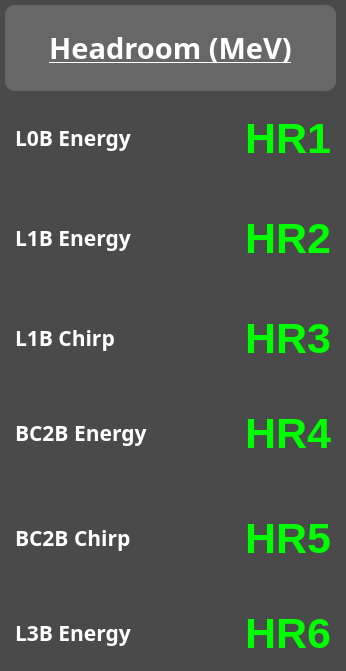
   <widget class="QWidget" name="widget" native="true">
    <property name="geometry">
     <rect>
      <x>1030</x>
      <y>440</y>
      <width>346</width>
      <height>671</height>
     </rect>
    </property>
    <property name="styleSheet">
     <string notr="true">background-color: rgb(74, 74, 74); border-radius:10px;</string>
    </property>
    <widget class="PyDMLabel" name="b_setpoint_2">
     <property name="enabled">
      <bool>true</bool>
     </property>
     <property name="geometry">
      <rect>
       <x>5</x>
       <y>5</y>
       <width>331</width>
       <height>86</height>
      </rect>
     </property>
     <property name="font">
      <font>
       <family>Sans Serif</family>
       <pointsize>22</pointsize>
       <weight>75</weight>
       <italic>false</italic>
       <bold>true</bold>
       <underline>true</underline>
      </font>
     </property>
     <property name="toolTip">
      <string/>
     </property>
     <property name="styleSheet">
      <string notr="true">color:white;
background-color: rgb(103, 103, 103); border-radius:10px;</string>
     </property>
     <property name="text">
      <string>Headroom (MeV)</string>
     </property>
     <property name="alignment">
      <set>Qt::AlignCenter</set>
     </property>
    </widget>
    <widget class="PyDMLabel" name="a_Charge1_2">
     <property name="enabled">
      <bool>true</bool>
     </property>
     <property name="geometry">
      <rect>
       <x>15</x>
       <y>125</y>
       <width>136</width>
       <height>26</height>
      </rect>
     </property>
     <property name="font">
      <font>
       <family>Sans Serif</family>
       <pointsize>16</pointsize>
       <weight>75</weight>
       <italic>false</italic>
       <bold>true</bold>
      </font>
     </property>
     <property name="toolTip">
      <string/>
     </property>
     <property name="styleSheet">
      <string notr="true">color:white;</string>
     </property>
     <property name="text">
      <string>L0B Energy</string>
     </property>
    </widget>
    <widget class="PyDMLabel" name="a_Charge1_3">
     <property name="enabled">
      <bool>true</bool>
     </property>
     <property name="geometry">
      <rect>
       <x>15</x>
       <y>225</y>
       <width>136</width>
       <height>26</height>
      </rect>
     </property>
     <property name="font">
      <font>
       <family>Sans Serif</family>
       <pointsize>16</pointsize>
       <weight>75</weight>
       <italic>false</italic>
       <bold>true</bold>
      </font>
     </property>
     <property name="toolTip">
      <string/>
     </property>
     <property name="styleSheet">
      <string notr="true">color:white;</string>
     </property>
     <property name="text">
      <string>L1B Energy</string>
     </property>
    </widget>
    <widget class="PyDMLabel" name="a_Charge1_4">
     <property name="enabled">
      <bool>true</bool>
     </property>
     <property name="geometry">
      <rect>
       <x>15</x>
       <y>325</y>
       <width>116</width>
       <height>26</height>
      </rect>
     </property>
     <property name="font">
      <font>
       <family>Sans Serif</family>
       <pointsize>16</pointsize>
       <weight>75</weight>
       <italic>false</italic>
       <bold>true</bold>
      </font>
     </property>
     <property name="toolTip">
      <string/>
     </property>
     <property name="styleSheet">
      <string notr="true">color:white;</string>
     </property>
     <property name="text">
      <string>L1B Chirp</string>
     </property>
    </widget>
    <widget class="PyDMLabel" name="a_Charge1_5">
     <property name="enabled">
      <bool>true</bool>
     </property>
     <property name="geometry">
      <rect>
       <x>15</x>
       <y>420</y>
       <width>151</width>
       <height>26</height>
      </rect>
     </property>
     <property name="font">
      <font>
       <family>Sans Serif</family>
       <pointsize>16</pointsize>
       <weight>75</weight>
       <italic>false</italic>
       <bold>true</bold>
      </font>
     </property>
     <property name="toolTip">
      <string/>
     </property>
     <property name="styleSheet">
      <string notr="true">color:white;</string>
     </property>
     <property name="text">
      <string>BC2B Energy</string>
     </property>
    </widget>
    <widget class="PyDMLabel" name="a_Charge1_6">
     <property name="enabled">
      <bool>true</bool>
     </property>
     <property name="geometry">
      <rect>
       <x>15</x>
       <y>525</y>
       <width>136</width>
       <height>26</height>
      </rect>
     </property>
     <property name="font">
      <font>
       <family>Sans Serif</family>
       <pointsize>16</pointsize>
       <weight>75</weight>
       <italic>false</italic>
       <bold>true</bold>
      </font>
     </property>
     <property name="toolTip">
      <string/>
     </property>
     <property name="styleSheet">
      <string notr="true">color:white;</string>
     </property>
     <property name="text">
      <string>BC2B Chirp</string>
     </property>
    </widget>
    <widget class="PyDMLabel" name="a_Charge1_7">
     <property name="enabled">
      <bool>true</bool>
     </property>
     <property name="geometry">
      <rect>
       <x>15</x>
       <y>620</y>
       <width>141</width>
       <height>26</height>
      </rect>
     </property>
     <property name="font">
      <font>
       <family>Sans Serif</family>
       <pointsize>16</pointsize>
       <weight>75</weight>
       <italic>false</italic>
       <bold>true</bold>
      </font>
     </property>
     <property name="toolTip">
      <string/>
     </property>
     <property name="styleSheet">
      <string notr="true">color:white;</string>
     </property>
     <property name="text">
      <string>L3B Energy</string>
     </property>
    </widget>
    <widget class="PyDMLabel" name="c_CSP1_3">
     <property name="geometry">
      <rect>
       <x>160</x>
       <y>120</y>
       <width>171</width>
       <height>36</height>
      </rect>
     </property>
     <property name="font">
      <font>
       <pointsize>32</pointsize>
       <weight>75</weight>
       <bold>true</bold>
      </font>
     </property>
     <property name="toolTip">
      <string/>
     </property>
     <property name="styleSheet">
      <string notr="true">color:rgb(0, 255, 0);</string>
     </property>
     <property name="text">
      <string>HR1</string>
     </property>
     <property name="alignment">
      <set>Qt::AlignRight|Qt::AlignTrailing|Qt::AlignVCenter</set>
     </property>
     <property name="precision" stdset="0">
      <number>2</number>
     </property>
     <property name="precisionFromPV" stdset="0">
      <bool>false</bool>
     </property>
     <property name="alarmSensitiveContent" stdset="0">
      <bool>true</bool>
     </property>
     <property name="channel" stdset="0">
      <string>ACCL:L0B:0100:AL:EHEADRM</string>
     </property>
    </widget>
    <widget class="PyDMLabel" name="c_CSP1_4">
     <property name="geometry">
      <rect>
       <x>165</x>
       <y>220</y>
       <width>166</width>
       <height>36</height>
      </rect>
     </property>
     <property name="font">
      <font>
       <pointsize>32</pointsize>
       <weight>75</weight>
       <bold>true</bold>
      </font>
     </property>
     <property name="toolTip">
      <string/>
     </property>
     <property name="styleSheet">
      <string notr="true">color:rgb(0, 255, 0);</string>
     </property>
     <property name="text">
      <string>HR2</string>
     </property>
     <property name="alignment">
      <set>Qt::AlignRight|Qt::AlignTrailing|Qt::AlignVCenter</set>
     </property>
     <property name="precision" stdset="0">
      <number>2</number>
     </property>
     <property name="precisionFromPV" stdset="0">
      <bool>false</bool>
     </property>
     <property name="alarmSensitiveContent" stdset="0">
      <bool>true</bool>
     </property>
     <property name="channel" stdset="0">
      <string>ACCL:L1B:0200:AL:EHEADRM</string>
     </property>
    </widget>
    <widget class="PyDMLabel" name="c_CSP1_5">
     <property name="geometry">
      <rect>
       <x>165</x>
       <y>320</y>
       <width>166</width>
       <height>36</height>
      </rect>
     </property>
     <property name="font">
      <font>
       <pointsize>32</pointsize>
       <weight>75</weight>
       <bold>true</bold>
      </font>
     </property>
     <property name="toolTip">
      <string/>
     </property>
     <property name="styleSheet">
      <string notr="true">color:rgb(0, 255, 0);</string>
     </property>
     <property name="text">
      <string>HR3</string>
     </property>
     <property name="alignment">
      <set>Qt::AlignRight|Qt::AlignTrailing|Qt::AlignVCenter</set>
     </property>
     <property name="precision" stdset="0">
      <number>2</number>
     </property>
     <property name="precisionFromPV" stdset="0">
      <bool>false</bool>
     </property>
     <property name="alarmSensitiveContent" stdset="0">
      <bool>true</bool>
     </property>
     <property name="channel" stdset="0">
      <string>ACCL:L1B:0200:AL:CHEADRM</string>
     </property>
    </widget>
    <widget class="PyDMLabel" name="c_CSP1_6">
     <property name="geometry">
      <rect>
       <x>175</x>
       <y>415</y>
       <width>156</width>
       <height>36</height>
      </rect>
     </property>
     <property name="font">
      <font>
       <pointsize>32</pointsize>
       <weight>75</weight>
       <bold>true</bold>
      </font>
     </property>
     <property name="toolTip">
      <string/>
     </property>
     <property name="styleSheet">
      <string notr="true">color:rgb(0, 255, 0);</string>
     </property>
     <property name="text">
      <string>HR4</string>
     </property>
     <property name="alignment">
      <set>Qt::AlignRight|Qt::AlignTrailing|Qt::AlignVCenter</set>
     </property>
     <property name="precision" stdset="0">
      <number>2</number>
     </property>
     <property name="precisionFromPV" stdset="0">
      <bool>false</bool>
     </property>
     <property name="alarmSensitiveContent" stdset="0">
      <bool>true</bool>
     </property>
     <property name="channel" stdset="0">
      <string>ACCL:L2B:0400:AL:EHEADRM</string>
     </property>
    </widget>
    <widget class="PyDMLabel" name="c_CSP1_7">
     <property name="geometry">
      <rect>
       <x>155</x>
       <y>520</y>
       <width>176</width>
       <height>36</height>
      </rect>
     </property>
     <property name="font">
      <font>
       <pointsize>32</pointsize>
       <weight>75</weight>
       <bold>true</bold>
      </font>
     </property>
     <property name="toolTip">
      <string/>
     </property>
     <property name="styleSheet">
      <string notr="true">color:rgb(0, 255, 0);</string>
     </property>
     <property name="text">
      <string>HR5</string>
     </property>
     <property name="alignment">
      <set>Qt::AlignRight|Qt::AlignTrailing|Qt::AlignVCenter</set>
     </property>
     <property name="precision" stdset="0">
      <number>2</number>
     </property>
     <property name="precisionFromPV" stdset="0">
      <bool>false</bool>
     </property>
     <property name="alarmSensitiveContent" stdset="0">
      <bool>true</bool>
     </property>
     <property name="channel" stdset="0">
      <string>ACCL:L2B:0400:AL:CHEADRM</string>
     </property>
    </widget>
    <widget class="PyDMLabel" name="c_CSP1_8">
     <property name="geometry">
      <rect>
       <x>160</x>
       <y>615</y>
       <width>171</width>
       <height>36</height>
      </rect>
     </property>
     <property name="font">
      <font>
       <pointsize>32</pointsize>
       <weight>75</weight>
       <bold>true</bold>
      </font>
     </property>
     <property name="toolTip">
      <string/>
     </property>
     <property name="styleSheet">
      <string notr="true">color:rgb(0, 255, 0);</string>
     </property>
     <property name="text">
      <string>HR6</string>
     </property>
     <property name="alignment">
      <set>Qt::AlignRight|Qt::AlignTrailing|Qt::AlignVCenter</set>
     </property>
     <property name="precision" stdset="0">
      <number>2</number>
     </property>
     <property name="precisionFromPV" stdset="0">
      <bool>false</bool>
     </property>
     <property name="alarmSensitiveContent" stdset="0">
      <bool>true</bool>
     </property>
     <property name="channel" stdset="0">
      <string>ACCL:L3B:1600:AL:EHEADRM</string>
     </property>
    </widget>
   </widget>
